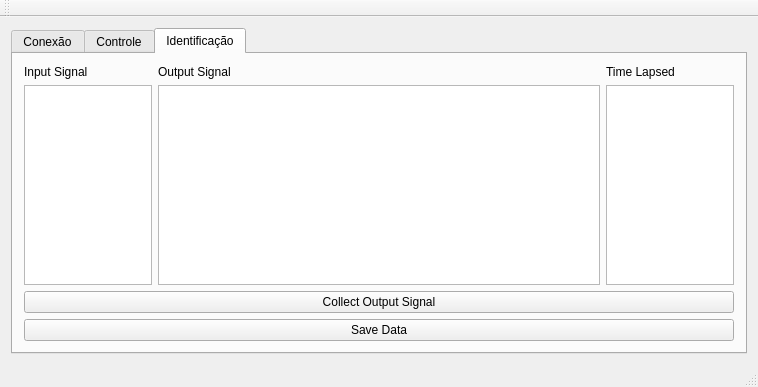
<?xml version="1.0" encoding="UTF-8"?>
<ui version="4.0">
 <class>MainWindow</class>
 <widget class="QMainWindow" name="MainWindow">
  <property name="geometry">
   <rect>
    <x>0</x>
    <y>0</y>
    <width>758</width>
    <height>387</height>
   </rect>
  </property>
  <property name="windowTitle">
   <string>MainWindow</string>
  </property>
  <widget class="QWidget" name="centralWidget">
   <layout class="QGridLayout" name="gridLayout_3">
    <item row="0" column="0">
     <widget class="QTabWidget" name="tabWidget">
      <property name="currentIndex">
       <number>2</number>
      </property>
      <widget class="QWidget" name="tab">
       <attribute name="title">
        <string>Conexão</string>
       </attribute>
       <layout class="QGridLayout" name="gridLayout">
        <item row="0" column="0">
         <widget class="QLabel" name="label">
          <property name="text">
           <string>IP</string>
          </property>
         </widget>
        </item>
        <item row="0" column="1">
         <widget class="QLineEdit" name="lineEdit">
          <property name="text">
           <string>192.168.4.1</string>
          </property>
         </widget>
        </item>
        <item row="1" column="0">
         <widget class="QLabel" name="label_2">
          <property name="text">
           <string>Porta</string>
          </property>
         </widget>
        </item>
        <item row="1" column="1">
         <widget class="QLineEdit" name="lineEdit_2">
          <property name="text">
           <string>4000</string>
          </property>
         </widget>
        </item>
        <item row="2" column="1">
         <widget class="QPushButton" name="pushButton">
          <property name="text">
           <string>Conectar</string>
          </property>
         </widget>
        </item>
       </layout>
      </widget>
      <widget class="QWidget" name="tab_2">
       <attribute name="title">
        <string>Controle</string>
       </attribute>
       <layout class="QGridLayout" name="gridLayout_2">
        <item row="0" column="6" colspan="2">
         <widget class="QComboBox" name="channel">
          <item>
           <property name="text">
            <string>0</string>
           </property>
          </item>
          <item>
           <property name="text">
            <string>1</string>
           </property>
          </item>
          <item>
           <property name="text">
            <string>2</string>
           </property>
          </item>
          <item>
           <property name="text">
            <string>3</string>
           </property>
          </item>
         </widget>
        </item>
        <item row="3" column="7">
         <widget class="QLineEdit" name="powerLevel">
          <property name="text">
           <string>50</string>
          </property>
         </widget>
        </item>
        <item row="0" column="3" colspan="2">
         <widget class="QComboBox" name="controlType">
          <property name="toolTipDuration">
           <number>-1</number>
          </property>
          <property name="currentIndex">
           <number>1</number>
          </property>
          <item>
           <property name="text">
            <string>Stop</string>
           </property>
          </item>
          <item>
           <property name="text">
            <string>Refresh</string>
           </property>
          </item>
         </widget>
        </item>
        <item row="0" column="5">
         <widget class="QLabel" name="label_4">
          <property name="text">
           <string>Channel</string>
          </property>
         </widget>
        </item>
        <item row="4" column="3" colspan="4">
         <widget class="QPushButton" name="pushButton_2">
          <property name="text">
           <string>Configure</string>
          </property>
         </widget>
        </item>
        <item row="1" column="3" colspan="2">
         <widget class="QComboBox" name="Modes">
          <item>
           <property name="text">
            <string>Burst</string>
           </property>
          </item>
          <item>
           <property name="text">
            <string>Normal</string>
           </property>
          </item>
          <item>
           <property name="text">
            <string>Modulation</string>
           </property>
          </item>
          <item>
           <property name="text">
            <string>Sd1</string>
           </property>
          </item>
          <item>
           <property name="text">
            <string>Sd2</string>
           </property>
          </item>
         </widget>
        </item>
        <item row="1" column="6" colspan="2">
         <widget class="QLineEdit" name="frequency">
          <property name="text">
           <string>2</string>
          </property>
         </widget>
        </item>
        <item row="1" column="5">
         <widget class="QLabel" name="label_6">
          <property name="text">
           <string>Frequency</string>
          </property>
         </widget>
        </item>
        <item row="3" column="1" colspan="4">
         <widget class="QLineEdit" name="period">
          <property name="text">
           <string>250</string>
          </property>
         </widget>
        </item>
        <item row="1" column="0" colspan="3">
         <widget class="QLabel" name="label_5">
          <property name="text">
           <string>Modes</string>
          </property>
         </widget>
        </item>
        <item row="0" column="0" colspan="3">
         <widget class="QLabel" name="label_3">
          <property name="text">
           <string>Control Type</string>
          </property>
         </widget>
        </item>
        <item row="3" column="0">
         <widget class="QLabel" name="label_7">
          <property name="text">
           <string>Period</string>
          </property>
         </widget>
        </item>
        <item row="3" column="5" colspan="2">
         <widget class="QLabel" name="label_8">
          <property name="text">
           <string>Power Level (0-100)</string>
          </property>
         </widget>
        </item>
       </layout>
      </widget>
      <widget class="QWidget" name="tab_3">
       <attribute name="title">
        <string>Identificação</string>
       </attribute>
       <layout class="QGridLayout" name="gridLayout_4">
        <item row="0" column="1">
         <widget class="QLabel" name="label_9">
          <property name="text">
           <string>Output Signal</string>
          </property>
         </widget>
        </item>
        <item row="1" column="4">
         <widget class="QTextEdit" name="textEdit_3"/>
        </item>
        <item row="0" column="4">
         <widget class="QLabel" name="label_11">
          <property name="text">
           <string>Time Lapsed</string>
          </property>
         </widget>
        </item>
        <item row="0" column="3">
         <widget class="QLabel" name="label_10">
          <property name="text">
           <string>                                                                                                           </string>
          </property>
         </widget>
        </item>
        <item row="0" column="0">
         <widget class="QLabel" name="label_12">
          <property name="text">
           <string>Input Signal</string>
          </property>
         </widget>
        </item>
        <item row="1" column="0">
         <widget class="QTextEdit" name="textEdit"/>
        </item>
        <item row="1" column="1" colspan="3">
         <widget class="QTextEdit" name="textEdit_2"/>
        </item>
        <item row="2" column="0" colspan="5">
         <widget class="QPushButton" name="pushButton_3">
          <property name="text">
           <string>Collect Output Signal</string>
          </property>
         </widget>
        </item>
        <item row="3" column="0" colspan="5">
         <widget class="QPushButton" name="pushButton_4">
          <property name="text">
           <string>Save Data</string>
          </property>
         </widget>
        </item>
       </layout>
      </widget>
     </widget>
    </item>
   </layout>
  </widget>
  <widget class="QMenuBar" name="menuBar">
   <property name="geometry">
    <rect>
     <x>0</x>
     <y>0</y>
     <width>758</width>
     <height>21</height>
    </rect>
   </property>
  </widget>
  <widget class="QToolBar" name="mainToolBar">
   <attribute name="toolBarArea">
    <enum>TopToolBarArea</enum>
   </attribute>
   <attribute name="toolBarBreak">
    <bool>false</bool>
   </attribute>
  </widget>
  <widget class="QStatusBar" name="statusBar"/>
 </widget>
 <layoutdefault spacing="6" margin="11"/>
 <resources/>
 <connections/>
</ui>
